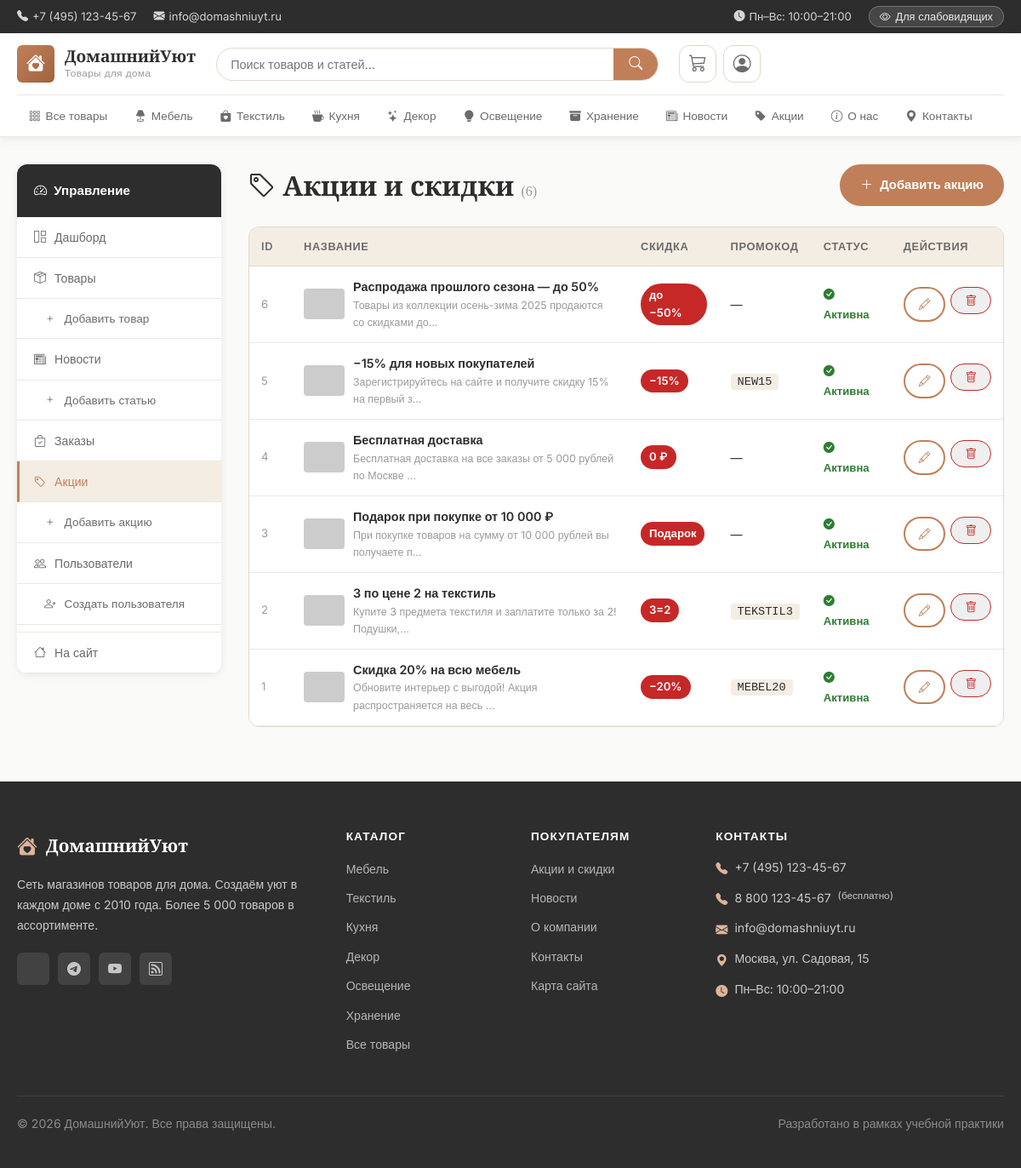
Page /admin/promotions (signed in) on the committed database.
### app.py (models this page shows, shortened)
class Category(db.Model):
    __tablename__ = 'categories'
    id          = db.Column(db.Integer, primary_key=True)
    name        = db.Column(db.String(100), nullable=False)
    slug        = db.Column(db.String(100), unique=True, nullable=False)
    description = db.Column(db.Text)
    icon        = db.Column(db.String(50), default='bi-box')
    order       = db.Column(db.Integer, default=0)
    products = db.relationship('Product', backref='category', lazy=True)

class Promotion(db.Model):
    __tablename__ = 'promotions'
    id            = db.Column(db.Integer, primary_key=True)
    title         = db.Column(db.String(200), nullable=False)
    description   = db.Column(db.Text)
    discount_text = db.Column(db.String(50))   # Например «20%» или «3=2»
    image         = db.Column(db.String(255))
    promo_code    = db.Column(db.String(50))
    start_date    = db.Column(db.DateTime)
    end_date      = db.Column(db.DateTime)
    is_active     = db.Column(db.Boolean, default=True)

### app.py (the view)
@app.route('/admin/promotions')
@login_required
@manager_required
def admin_promotions_list():
    promos = Promotion.query.order_by(Promotion.id.desc()).all()
    return render_template('admin_promotions.html', promos=promos)

### app.py (called while the page is built)
@login_manager.user_loader
def load_user(user_id):
    return User.query.get(int(user_id))

def manager_required(f):
    @wraps(f)
    def decorated(*args, **kwargs):
        if not current_user.is_authenticated or not current_user.is_manager():
            abort(403)
        return f(*args, **kwargs)
    return decorated

@app.context_processor
def inject_globals():
    cats = Category.query.order_by(Category.order).all()
    cart = session.get('cart', {})
    cart_count = sum(cart.values()) if cart else 0
    return {
        'categories': cats,
        'cart_count': cart_count,
        'current_year': datetime.utcnow().year,
        'site_name': 'ДомашнийУют',
    }

    def is_admin(self) -> bool:
        return self.role == 'admin'

    def is_manager(self) -> bool:
        return self.role in ('admin', 'manager')

### templates/admin_promotions.html (shortened to what this page needs)
{% extends 'base.html' %}
{% block content %}
<div class="container" style="padding-top:32px;padding-bottom:64px;">
  <div class="admin-layout">
    {% include '_admin_sidebar.html' %}
    <div>
      <div style="display:flex;align-items:center;justify-content:space-between;margin-bottom:24px;flex-wrap:wrap;gap:12px;">
        <h1 style="margin:0;">
          <i class="bi bi-tag" aria-hidden="true"></i> Акции и скидки
          <span style="font-size:1rem;color:var(--text-muted);font-weight:400;">({{ promos|length }})</span>
        </h1>
        <a href="{{ url_for('admin_promo_create') }}" class="btn btn-primary">
          <i class="bi bi-plus-lg" aria-hidden="true"></i> Добавить акцию
        </a>
      </div>
      <div style="background:var(--bg-surface);border:1px solid var(--border);border-radius:var(--r-md);overflow:hidden;">
        <div style="overflow-x:auto;">
          <table class="data-table" aria-label="Список акций">
            <thead>
              <tr>
                <th scope="col" style="width:50px;">ID</th>
                <th scope="col">Название</th>
                <th scope="col">Скидка</th>
                <th scope="col">Промокод</th>
                <th scope="col">Статус</th>
                <th scope="col" style="width:130px;">Действия</th>
              </tr>
            </thead>
            <tbody>
              {% for promo in promos %}
              <tr>
                <td style="color:var(--text-muted);font-size:.82rem;">{{ promo.id }}</td>
                <td>
                  <div style="display:flex;align-items:center;gap:10px;">
                    {% if promo.image %}
                    <img src="{{ promo.image }}" alt="" loading="lazy"
                         style="width:48px;height:36px;object-fit:cover;border-radius:4px;flex-shrink:0;">
                    {% endif %}
                    <div>
                      <div style="font-weight:600;font-size:.9rem;">{{ promo.title }}</div>
                      {% if promo.description %}
                      <div style="font-size:.78rem;color:var(--text-muted);">
                        {{ promo.description[:60] }}{% if promo.description|length > 60 %}…{% endif %}
                      </div>
                      {% endif %}
                    </div>
                  </div>
                </td>
                <td>
                  {% if promo.discount_text %}
                  <span class="badge badge-sale" style="font-size:.82rem;">{{ promo.discount_text }}</span>
                  {% else %}—{% endif %}
                </td>
                <td>
                  {% if promo.promo_code %}
                  <code style="background:var(--bg-muted);padding:2px 8px;border-radius:4px;font-size:.85rem;">
                    {{ promo.promo_code }}
                  </code>
                  {% else %}—{% endif %}
                </td>
                <td>
                  {% if promo.is_active %}
                  <span style="color:var(--success);font-size:.82rem;font-weight:600;">
                    <i class="bi bi-check-circle-fill" aria-hidden="true"></i> Активна
                  </span>
                  {% else %}
                  <span style="color:var(--text-muted);font-size:.82rem;">
                    <i class="bi bi-x-circle" aria-hidden="true"></i> Неактивна
                  </span>
                  {% endif %}
                </td>
                <td>
                  <div style="display:flex;gap:6px;">
                    <a href="{{ url_for('admin_promo_edit', promo_id=promo.id) }}"
                       class="btn btn-outline btn-sm"
                       aria-label="Редактировать акцию">
                      <i class="bi bi-pencil" aria-hidden="true"></i>
                    </a>
                    {% if current_user.is_admin() %}
                    <form action="{{ url_for('admin_promo_delete', promo_id=promo.id) }}" method="POST"
                          onsubmit="return confirm('Удалить акцию «{{ promo.title }}»?')">
                      <button type="submit" class="btn btn-sm"
                              style="color:var(--danger);border:1px solid var(--danger);"
                              aria-label="Удалить акцию">
                        <i class="bi bi-trash" aria-hidden="true"></i>
                      </button>
                    </form>
                    {% endif %}
                  </div>
                </td>
              </tr>
              {% else %}
              <tr>
                <td colspan="6" style="text-align:center;padding:32px;color:var(--text-muted);">
                  Акции отсутствуют
                </td>
              </tr>
              {% endfor %}
            </tbody>
          </table>
        </div>
      </div>
    </div>
  </div>
</div>
{% endblock %}

### templates/base.html (shortened to what this page needs)
<!DOCTYPE html>
<html lang="ru">
<head>
  <link rel="stylesheet" href="https://cdn.jsdelivr.net/npm/bootstrap-icons@1.11.3/font/bootstrap-icons.css">
  <link rel="stylesheet" href="{{ url_for('static', filename='css/main.css') }}?v=3" id="main-css">
  <link rel="stylesheet" href="{{ url_for('static', filename='css/accessibility.css') }}?v=3" id="access-css" disabled>
</head>
<body class="standard-theme">
<header class="site-header" role="banner">
  <div class="header-top">
    <div class="container">
      <div class="header-top-inner">
        <div class="header-contacts">
          <a href="tel:+74951234567" aria-label="Позвонить">
            <i class="bi bi-telephone-fill" aria-hidden="true"></i> +7 (495) 123-45-67
          </a>
          <a href="mailto:info@domashniuyt.ru" aria-label="Написать письмо">
            <i class="bi bi-envelope-fill" aria-hidden="true"></i> info@domashniuyt.ru
          </a>
        </div>
        <div class="header-top-links">
          <span class="work-hours">
            <i class="bi bi-clock-fill" aria-hidden="true"></i> Пн–Вс: 10:00–21:00
          </span>
          <button class="theme-toggle" id="themeToggle" onclick="toggleTheme()"
                  aria-label="Переключить тему для слабовидящих" type="button">
            <i class="bi bi-eye" aria-hidden="true"></i>
            <span class="toggle-text">Для слабовидящих</span>
          </button>
        </div>
      </div>
    </div>
  </div>
  <nav class="main-nav" role="navigation" aria-label="Основное меню">
    <div class="container">
      <div class="nav-inner">
        <a href="{{ url_for('index') }}" class="logo" aria-label="ДомашнийУют — главная страница">
          <div class="logo-icon" aria-hidden="true">
            <i class="bi bi-house-heart-fill"></i>
          </div>
          <div class="logo-text">
            <span class="logo-name">{{ site_name }}</span>
            <span class="logo-tagline">Товары для дома</span>
          </div>
        </a>
        <div class="nav-search" role="search">
          <form action="{{ url_for('search') }}" method="GET" class="search-form"
                aria-label="Поиск по сайту">
            <input type="text" name="q" id="searchInput"
                   placeholder="Поиск товаров и статей..."
                   autocomplete="off"
                   value="{{ request.args.get('q', '') }}"
                   aria-autocomplete="list"
                   aria-controls="searchSuggestions">
            <button type="submit" aria-label="Найти">
              <i class="bi bi-search" aria-hidden="true"></i>
            </button>
          </form>
        </div>
        <div class="nav-actions">
          <a href="{{ url_for('cart_view') }}" class="nav-action" aria-label="Корзина{% if cart_count %}: {{ cart_count }} товар(ов){% endif %}">
            <i class="bi bi-cart3" aria-hidden="true"></i>
          </a>
          {% if current_user.is_authenticated %}
          <div class="nav-user-menu" id="userMenuWrap">
            <button class="nav-action user-btn" type="button"
                    id="userMenuBtn"
                    aria-label="Меню пользователя {{ current_user.username }}"
                    aria-haspopup="true"
                    aria-expanded="false">
              <i class="bi bi-person-circle" aria-hidden="true"></i>
            </button>
          </div>
          {% else %}
          <a href="{{ url_for('login') }}" class="nav-action" aria-label="Войти в аккаунт">
            <i class="bi bi-person" aria-hidden="true"></i>
          </a>
          {% endif %}
        </div>
      </div>
      <div class="category-nav" id="categoryNav" role="navigation" aria-label="Категории товаров">
        <ul class="category-menu">
          <li>
            <a href="{{ url_for('catalog') }}"
               {% if request.endpoint == 'catalog' and not request.view_args.get('category_slug') %}class="active"{% endif %}>
              <i class="bi bi-grid-3x3-gap" aria-hidden="true"></i> Все товары
            </a>
          </li>
          {% for cat in categories %}
          <li>
            <a href="{{ url_for('catalog', category_slug=cat.slug) }}"
               {% if request.view_args and request.view_args.get('category_slug') == cat.slug %}class="active"{% endif %}>
              <i class="bi {{ cat.icon }}" aria-hidden="true"></i> {{ cat.name }}
            </a>
          </li>
          {% endfor %}
          <li>
            <a href="{{ url_for('news') }}"
               {% if request.endpoint in ('news','news_detail') %}class="active"{% endif %}>
              <i class="bi bi-newspaper" aria-hidden="true"></i> Новости
            </a>
          </li>
          <li>
            <a href="{{ url_for('promotions') }}"
               {% if request.endpoint == 'promotions' %}class="active"{% endif %}>
              <i class="bi bi-tag-fill" aria-hidden="true"></i> Акции
            </a>
          </li>
          <li>
            <a href="{{ url_for('about') }}"
               {% if request.endpoint == 'about' %}class="active"{% endif %}>
              <i class="bi bi-info-circle" aria-hidden="true"></i> О нас
            </a>
          </li>
          <li>
            <a href="{{ url_for('contacts') }}"
               {% if request.endpoint == 'contacts' %}class="active"{% endif %}>
              <i class="bi bi-geo-alt-fill" aria-hidden="true"></i> Контакты
            </a>
          </li>
        </ul>
      </div>
    </div>
  </nav>
</header>
<main class="main-content" id="main-content" role="main">
  {% block content %}{% endblock %}
</main>
<footer class="site-footer" role="contentinfo">
  <div class="container">
    <div class="footer-grid">
      <div class="footer-col">
        <div class="footer-logo">
          <i class="bi bi-house-heart-fill" aria-hidden="true"></i>
          <span>{{ site_name }}</span>
        </div>
        <p>Сеть магазинов товаров для дома. Создаём уют в каждом доме с 2010 года. Более 5 000 товаров в ассортименте.</p>
        <div class="social-links" aria-label="Социальные сети">
          <a href="#" aria-label="ВКонтакте"></a>
          <a href="#" aria-label="Telegram"><i class="bi bi-telegram" aria-hidden="true"></i></a>
          <a href="#" aria-label="YouTube"><i class="bi bi-youtube" aria-hidden="true"></i></a>
          <a href="#" aria-label="Дзен"><i class="bi bi-rss" aria-hidden="true"></i></a>
        </div>
      </div>
      <div class="footer-col">
        <h4>Каталог</h4>
        <ul>
          {% for cat in categories %}
          <li><a href="{{ url_for('catalog', category_slug=cat.slug) }}">{{ cat.name }}</a></li>
          {% endfor %}
          <li><a href="{{ url_for('catalog') }}">Все товары</a></li>
        </ul>
      </div>
      <div class="footer-col">
        <h4>Покупателям</h4>
        <ul>
          <li><a href="{{ url_for('promotions') }}">Акции и скидки</a></li>
          <li><a href="{{ url_for('news') }}">Новости</a></li>
          <li><a href="{{ url_for('about') }}">О компании</a></li>
          <li><a href="{{ url_for('contacts') }}">Контакты</a></li>
          <li><a href="{{ url_for('sitemap') }}">Карта сайта</a></li>
        </ul>
      </div>
      <div class="footer-col">
        <h4>Контакты</h4>
        <div class="footer-contacts">
          <p><i class="bi bi-telephone-fill" aria-hidden="true"></i>
            <a href="tel:+74951234567">+7 (495) 123-45-67</a></p>
          <p><i class="bi bi-telephone-fill" aria-hidden="true"></i>
            <a href="tel:+78001234567">8 800 123-45-67</a> <small>(бесплатно)</small></p>
          <p><i class="bi bi-envelope-fill" aria-hidden="true"></i>
            <a href="mailto:info@domashniuyt.ru">info@domashniuyt.ru</a></p>
          <p><i class="bi bi-geo-alt-fill" aria-hidden="true"></i> Москва, ул. Садовая, 15</p>
          <p><i class="bi bi-clock-fill" aria-hidden="true"></i> Пн–Вс: 10:00–21:00</p>
        </div>
      </div>
    </div>
    <div class="footer-bottom">
      <p>&copy; {{ current_year }} {{ site_name }}. Все права защищены.</p>
      <p>Разработано в рамках учебной практики</p>
    </div>
  </div>
</footer>
</body>
</html>

### rows in the picture
Category: name "Мебель"
Category: name "Текстиль"
Category: name "Кухня"
Category: name "Декор"
Category: name "Освещение"
Category: name "Хранение"
Promotion: id "6", title "Распродажа прошлого сезона — до 50%", description "Товары из коллекции осень-зима 2025 продаются со скидками до", discount_text "до −50%", is_active True (drawn)
Promotion: id "5", title "−15% для новых покупателей", description "Зарегистрируйтесь на сайте и получите скидку 15% на первый з", discount_text "−15%", promo_code "NEW15", is_active True (drawn)
Promotion: id "4", title "Бесплатная доставка", description "Бесплатная доставка на все заказы от 5 000 рублей по Москве", discount_text "0 ₽", is_active True (drawn)
Promotion: id "3", title "Подарок при покупке от 10 000 ₽", description "При покупке товаров на сумму от 10 000 рублей вы получаете п", discount_text "Подарок", is_active True (drawn)
Promotion: id "2", title "3 по цене 2 на текстиль", description "Купите 3 предмета текстиля и заплатите только за 2! Подушки,", discount_text "3=2", promo_code "TEKSTIL3", is_active True (drawn)
Promotion: id "1", title "Скидка 20% на всю мебель", description "Обновите интерьер с выгодой! Акция распространяется на весь", discount_text "−20%", promo_code "MEBEL20", is_active True (drawn)

### other values in the picture
{{ site_name }} "ДомашнийУют"
{{ promos|length }} "6"
